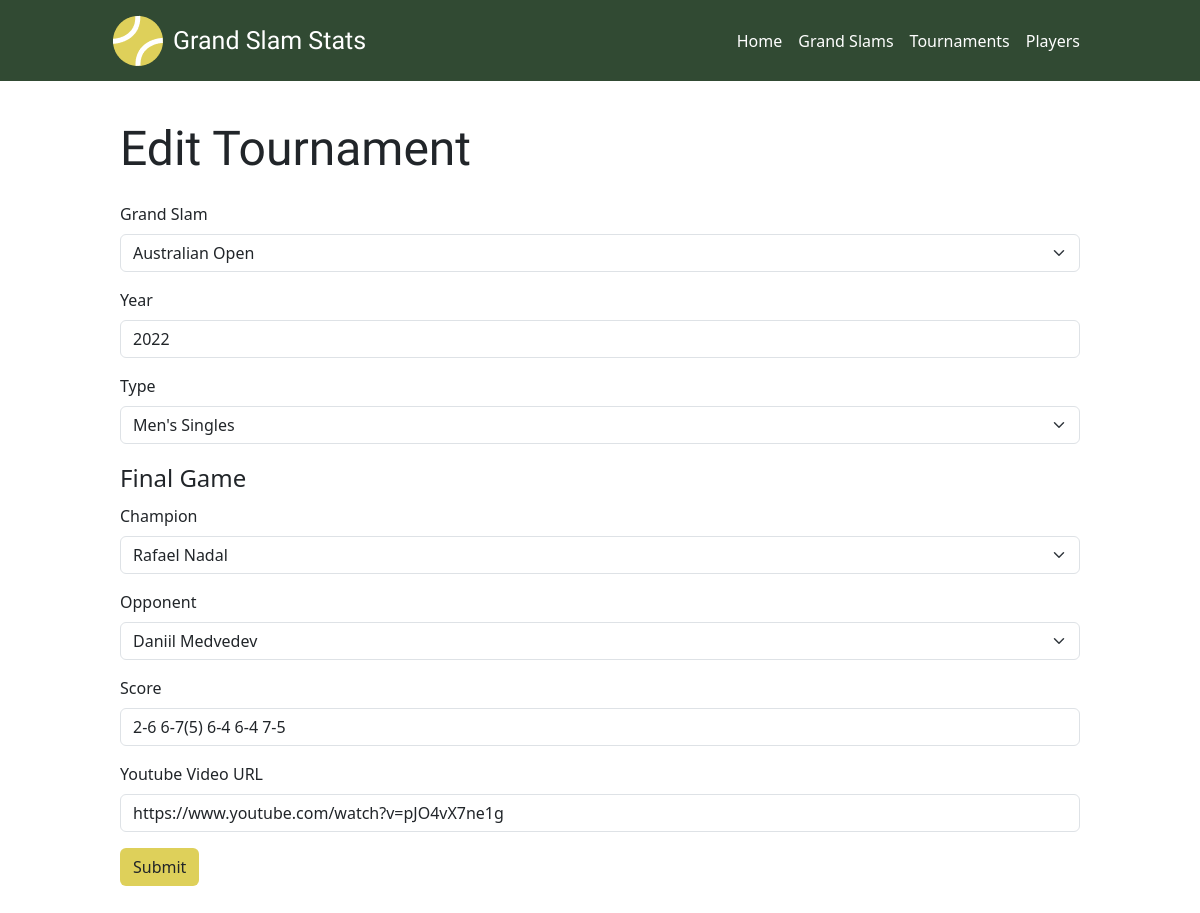
Screenshot of /editTournament.php?id=3 with the database file from the repository.
### tables this page shows
CREATE TABLE `tournaments` (
  `tournamentId` int(11) NOT NULL,
  `grandSlamId` int(11) DEFAULT NULL,
  `tournamentYear` year(4) DEFAULT NULL,
  `typeId` int(11) DEFAULT NULL
);

CREATE TABLE `grandSlams` (
  `grandSlamId` int(11) NOT NULL,
  `grandSlam` varchar(100) NOT NULL,
  `location` varchar(500) NOT NULL,
  `venue` varchar(500) NOT NULL,
  `surface` varchar(200) NOT NULL,
  `description` text NOT NULL,
  `imageURL` varchar(1000) NOT NULL,
  `imageTitle` varchar(1000) DEFAULT NULL,
  `imageAlt` varchar(500) DEFAULT NULL,
  `attributionLink` varchar(1000) DEFAULT NULL
);

CREATE TABLE `types` (
  `typeId` int(11) NOT NULL,
  `type` varchar(100) NOT NULL
);

CREATE TABLE `finals` (
  `finalId` int(11) NOT NULL,
  `tournamentId` int(11) DEFAULT NULL,
  `champion` int(11) DEFAULT NULL,
  `opponent` int(11) DEFAULT NULL,
  `score` varchar(100) DEFAULT NULL,
  `youtubeURL` varchar(1000) DEFAULT NULL
);

### editTournament.php (the view, shortened to what this page needs)
<?php
    include('includes/connect.php');
    $id = $_GET['id'];
    $queryTournaments = "SELECT tournaments.*, grandSlams.grandSlam, types.type
                        FROM tournaments
                        JOIN grandSlams ON tournaments.grandSlamId = grandSlams.grandSlamId
                        JOIN types ON types.typeId = tournaments.typeId
                        WHERE tournamentId = '$id'";
    $tournament = mysqli_query($connect, $queryTournaments);
    $tournamentResult = $tournament -> fetch_assoc();
    $queryFinals = "SELECT finals.*, CONCAT(champion.firstName, ' ', champion.lastName) AS championName, CONCAT(opponent.firstName, ' ', opponent.lastName) AS opponentName
                    FROM finals
                    JOIN players AS champion ON champion.playerId = finals.champion
                    JOIN players AS opponent ON opponent.playerId = finals.opponent
                    WHERE tournamentId = '$id'";
    $final = mysqli_query($connect, $queryFinals);
    $finalResult = $final -> fetch_assoc();
?>
<!DOCTYPE html>
<html lang="en">
  <head>
    <link rel="stylesheet" href="css/styles.css">
    <link rel="stylesheet" href="https://cdn.jsdelivr.net/npm/bootstrap@5.3.2/dist/css/bootstrap.min.css">
  </head>
  <body>
  <?php include('reusables/nav.php') ?>
    <div class="formContainer">
        <div class="row">
            <div class="col">
            <h1 class="display-5 mt-4 mb-4">Edit Tournament</h1>
            <form action="includes/updateTournament.php" method="POST">
                <div class="mb-3">
                    <label for="grandSlamId" class="form-label">Grand Slam</label>
                    <select class="form-select" id="grandSlamId" name="grandSlamId" aria-describedby="grandSlamId">
                        <option value="<?php echo $tournamentResult['grandSlamId'] ?>" selected><?php echo $tournamentResult['grandSlam'];?></option>
                    </select>
                </div>
                <div class="mb-3">
                    <label for="tournamentYear" class="form-label">Year</label>
                    <input type="text" class="form-control" id="tournamentYear" name="tournamentYear" aria-describedby="tournamentYear" value="<?php echo $tournamentResult['tournamentYear'];?>">
                </div>
                <div class="mb-3">
                    <label for="typeId" class="form-label">Type</label>
                    <select class="form-select" id="typeId" name="typeId" aria-describedby="typeId">
                        <option value="<?php echo $tournamentResult['typeId'] ?>" selected><?php echo $tournamentResult['type'];?></option>
                    </select>
                </div>
                <fieldset>
                    <legend>Final Game</legend>
                    <div class="mb-3">
                        <label for="champion" class="form-label">Champion</label>
                        <select class="form-select" id="champion" name="champion" aria-describedby="champion">
                            <option value="<?php echo $finalResult['champion'] ?>" selected><?php echo $finalResult['championName'];?></option>
                        </select>
                    </div>
                    <div class="mb-3">
                        <label for="opponent" class="form-label">Opponent</label>
                        <select class="form-select" id="opponent" name="opponent" aria-describedby="opponent">
                            <option value="<?php echo $finalResult['opponent'] ?>" selected><?php echo $finalResult['opponentName'];?></option>
                        </select>
                    </div>
                    <div class="mb-3">
                        <label for="score" class="form-label">Score</label>
                        <input type="text" class="form-control" id="score" name="score" aria-describedby="score" value="<?php echo $finalResult['score'];?>">
                    </div>
                    <div class="mb-3">
                        <label for="youtubeURL" class="form-label">Youtube Video URL</label>
                        <input type="text" class="form-control" id="youtubeURL" name="youtubeURL" aria-describedby="youtubeURL" value="<?php echo $finalResult['youtubeURL'];?>">
                    </div>
                </fieldset>
                <button type="submit" name="editTournament" class="btn formBtn">Submit</button>
            </form>
            </div>
        </div>
    </div>
  </body>
</html>

### css/styles.css (style rules this page uses)
h1, h2 { font-family: "Francois One", sans-serif;; }
.formBtn { background-color: #DED05A !important; }
.formContainer { margin: 0; margin-bottom: 4em; padding: 0 120px; }
.form-label { font-weight: 500; }

### rows the page displays
tournaments: grandSlamId "Australian Open", tournamentYear "2022", typeId "Men's Singles"
finals: score "2-6 6-7(5) 6-4 6-4 7-5", youtubeURL "https://www.youtube.com/watch?v=pJO4vX7ne1g"

### other values shown
form field champion "Rafael Nadal"
form field opponent "Daniil Medvedev"
